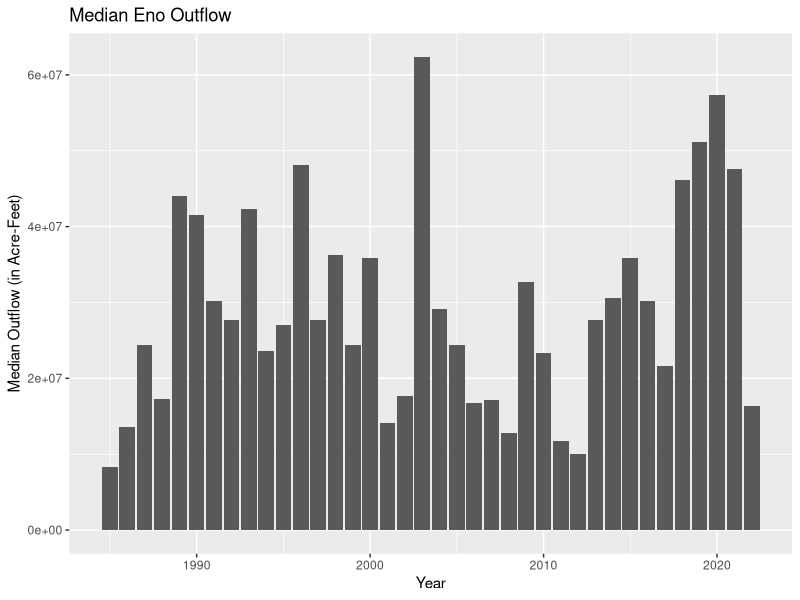
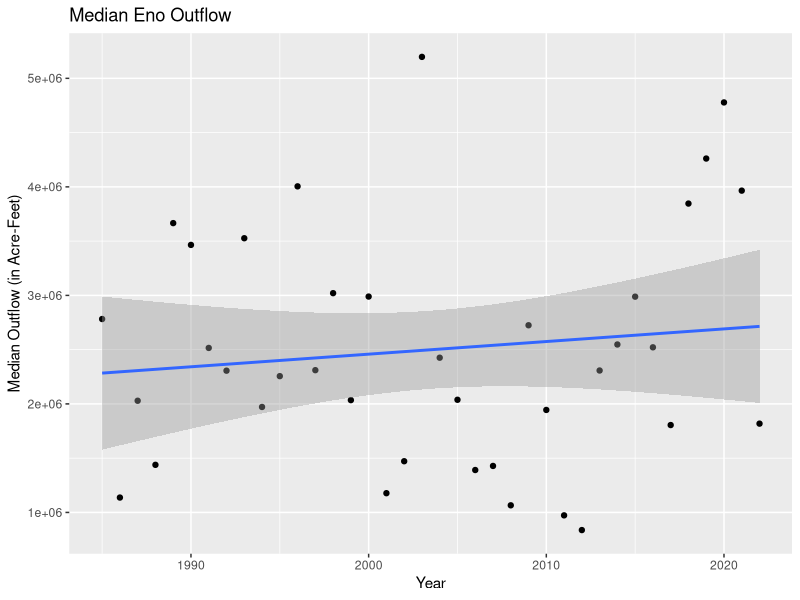
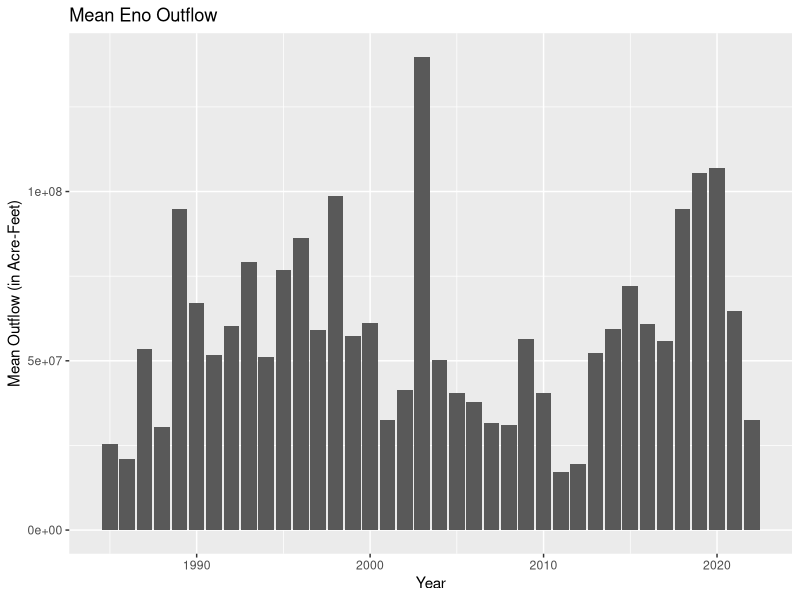
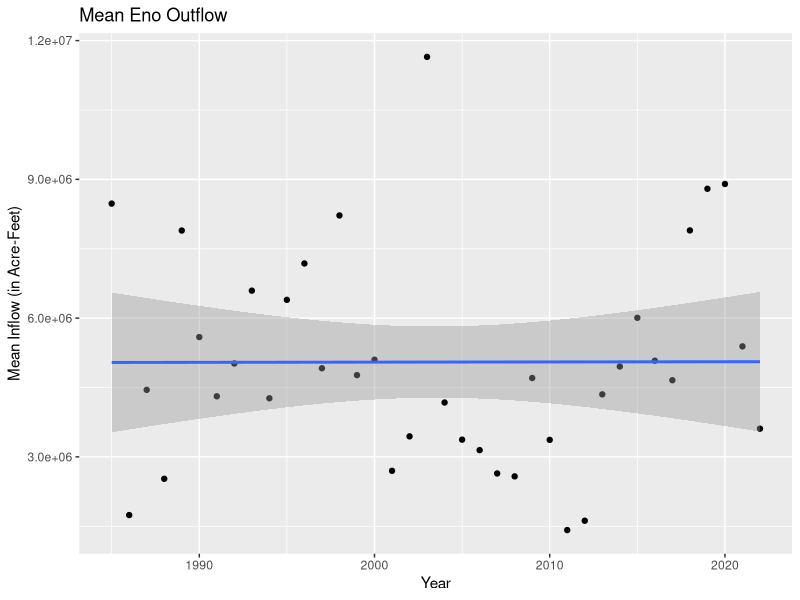
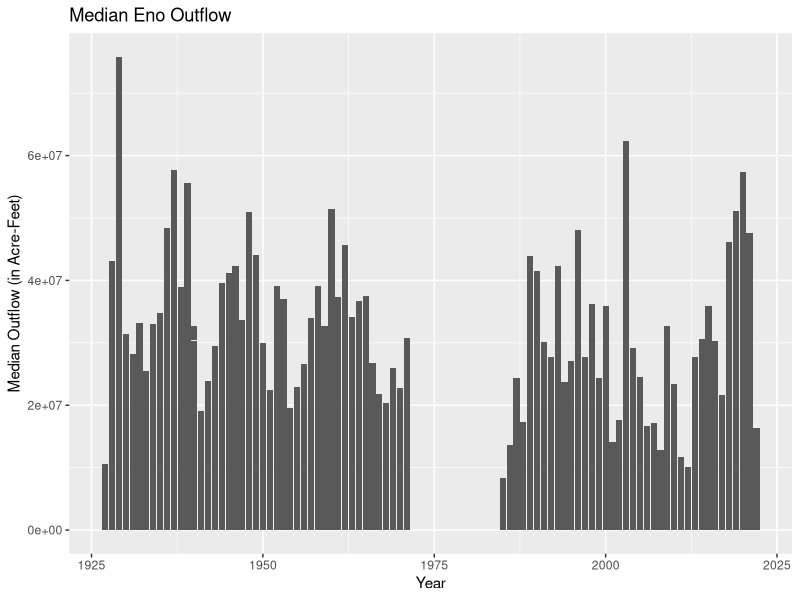
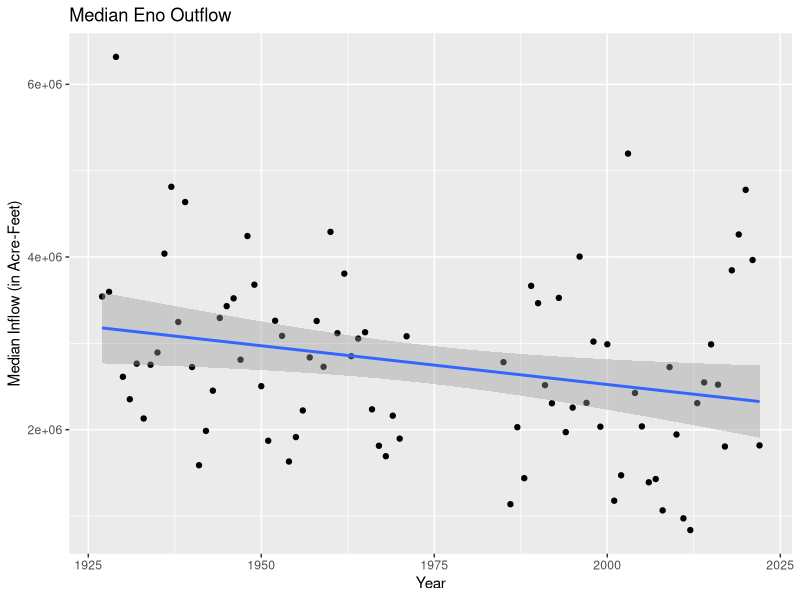
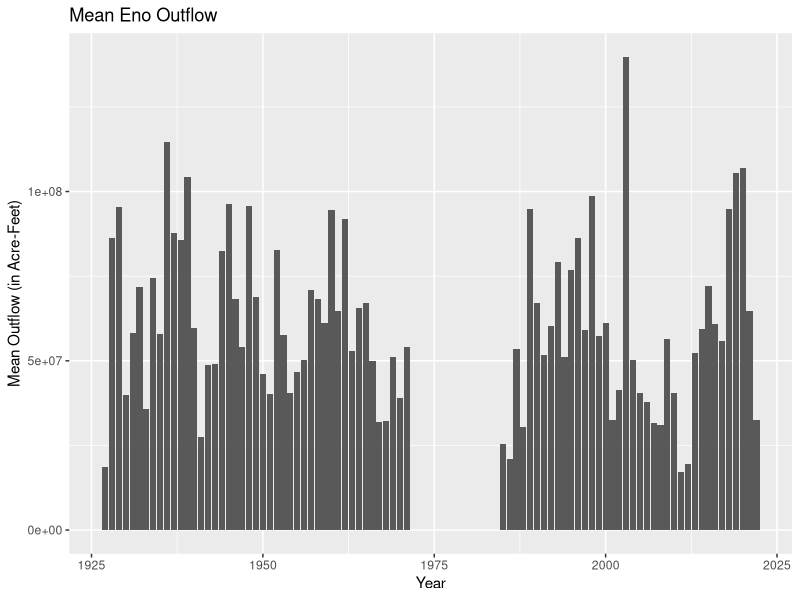
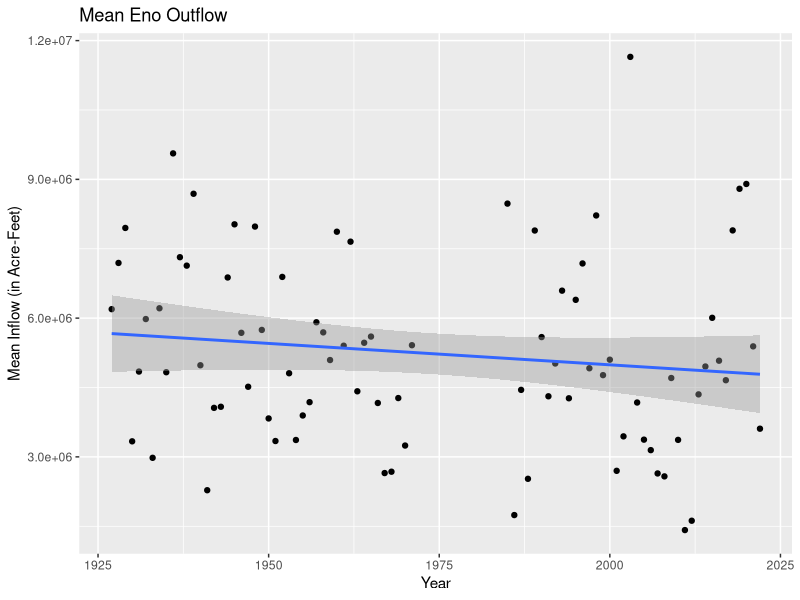

Here is the R script that generated these plots, in order:
#load packages
library(tidyverse)
library(ggplot2)
library(here)
library(dplyr)

#load data
eno_outflows <- read.csv(
  file = here("./Data Raw/Eno_River_monthly_flow_data_through-2022.csv"),
  stringsAsFactors = TRUE)
eno_average_median <- eno_outflows %>% 
  group_by(year) %>% 
  summarise(avg_median_flow = mean(median_flow, na.rm = TRUE))
eno_average_mean <- eno_outflows %>% 
  group_by(year) %>% 
  summarise(avg_mean_flow = mean(mean_flow, na.rm = TRUE))

flat_outflows <- read.csv(
  file = here("./Data Raw/Flat_River_monthly_flow_data_through-2022.csv"),
  stringsAsFactors = TRUE)
flat_average_median <- flat_outflows %>% 
  group_by(year) %>% 
  summarise(avg_median_flow = mean(median_flow, na.rm = TRUE))
flat_average_mean <- flat_outflows %>% 
  group_by(year) %>% 
  summarise(avg_mean_flow = mean(mean_flow, na.rm = TRUE))

neuse_inflows <- read.csv(
  file = here("./Data Raw/Falls_Lake_outlet_Neuse_River_monthly_flow_data_through-2022.csv"),
  stringsAsFactors = TRUE)
neuse_average_median <- neuse_inflows %>% 
  group_by(year) %>% 
  summarise(avg_median_flow = mean(median_flow, na.rm = TRUE))
neuse_average_mean <- neuse_inflows %>% 
  group_by(year) %>% 
  summarise(avg_mean_flow = mean(mean_flow, na.rm = TRUE))

#Eno graphs - 1985 and beyond
eno_filtered <- eno_outflows %>% 
  filter(year >= 1985)
eno_avemean_filtered <- eno_average_mean %>% 
  filter(year >= 1985)
eno_avemedian_filtered <- eno_average_median %>% 
  filter(year >= 1985)

ggplot(data = (eno_filtered)) +
  geom_col(data = eno_filtered, aes(x = year, y = median_flow)) +
  labs(title = "Median Eno Outflow", x = "Year", y = "Median Outflow (in Acre-Feet)")
ggplot(data = eno_avemedian_filtered, aes(x = year, y = avg_median_flow)) +
  geom_point() +
  geom_smooth(method = "lm") +
  labs(title = "Median Eno Outflow", x = "Year", y = "Median Outflow (in Acre-Feet)")

ggplot(data = eno_filtered) +
  geom_col(data = eno_filtered, aes(x = year, y = mean_flow)) +
  labs(title = "Mean Eno Outflow", x = "Year", y = "Mean Outflow (in Acre-Feet)")
ggplot(data = eno_avemean_filtered, aes(x = year, y = avg_mean_flow)) +
  geom_point() +
  geom_smooth(method = "lm") +
  labs(title = "Mean Eno Outflow", x = "Year", y = "Mean Inflow (in Acre-Feet)")

#Eno graphs - all years
ggplot(data = (eno_outflows)) +
  geom_col(data = eno_outflows, aes(x = year, y = median_flow)) +
  labs(title = "Median Eno Outflow", x = "Year", y = "Median Outflow (in Acre-Feet)")
ggplot(data = eno_average_median, aes(x = year, y = avg_median_flow)) +
  geom_point() +
  geom_smooth(method = "lm") +
  labs(title = "Median Eno Outflow", x = "Year", y = "Median Inflow (in Acre-Feet)")

ggplot(data = eno_outflows) +
  geom_col(data = eno_outflows, aes(x = year, y = mean_flow)) +
  labs(title = "Mean Eno Outflow", x = "Year", y = "Mean Outflow (in Acre-Feet)")
ggplot(data = eno_average_mean, aes(x = year, y = avg_mean_flow)) +
  geom_point() +
  geom_smooth(method = "lm") +
  labs(title = "Mean Eno Outflow", x = "Year", y = "Mean Inflow (in Acre-Feet)")


#Flat graphs - 1985 and beyond
flat_filtered <- flat_outflows %>% 
  filter(year >= 1985)
flat_avemedian_filtered <- flat_average_median %>% 
  filter(year >= 1985)
flat_avemean_filtered <- flat_average_mean %>% 
  filter(year >= 1985)

ggplot(data = (flat_filtered)) +
  geom_col(data = flat_filtered, aes(x = year, y = median_flow)) +
  labs(title = "Median Flat Outflow", x = "Year", y = "Median Outflow (in Acre-Feet)")
ggplot(data = flat_avemedian_filtered, aes(x = year, y = avg_median_flow)) +
  geom_point() +
  geom_smooth(method = "lm") +
  labs(title = "Median Flat Outflow", x = "Year", y = "Median Outflow (in Acre-Feet)")

ggplot(data = flat_filtered) +
  geom_col(data = flat_filtered, aes(x = year, y = mean_flow)) +
  labs(title = "Mean Flat Outflow", x = "Year", y = "Mean Outflow (in Acre-Feet)")
ggplot(data = flat_avemean_filtered, aes(x = year, y = avg_mean_flow)) +
  geom_point() +
  geom_smooth(method = "lm") +
  labs(title = "Mean Flat Outflow", x = "Year", y = "Mean Inflow (in Acre-Feet)")

#Flat graphs - all years
ggplot(data = (flat_outflows)) +
  geom_col(data = flat_outflows, aes(x = year, y = median_flow)) +
  labs(title = "Median Flat Outflow", x = "Year", y = "Median Outflow (in Acre-Feet)")
ggplot(data = flat_average_median, aes(x = year, y = avg_median_flow)) +
  geom_point() +
  geom_smooth(method = "lm") +
  labs(title = "Median Flat Outflow", x = "Year", y = "Median Outflow (in Acre-Feet)")

ggplot(data = flat_outflows) +
  geom_col(data = flat_outflows, aes(x = year, y = mean_flow)) +
  labs(title = "Mean Flat Outflow", x = "Year", y = "Mean Outflow (in Acre-Feet)")
ggplot(data = flat_average_mean, aes(x = year, y = avg_mean_flow)) +
  geom_point() +
  geom_smooth(method = "lm") +
  labs(title = "Mean Flat Outflow", x = "Year", y = "Mean Outflow (in Acre-Feet)")

#Neuse graphs - all years
ggplot(data = (neuse_inflows)) +
  geom_col(data = neuse_inflows, aes(x = year, y = median_flow)) +
  labs(title = "Median Neuse Inflow", x = "Year", y = "Median Inflow (in Acre-Feet)")
ggplot(data = neuse_average_median, aes(x = year, y = avg_median_flow)) +
  geom_point() +
  geom_smooth(method = "lm") +
  labs(title = "Median Neuse Inflow", x = "Year", y = "Median Inflow (in Acre-Feet)")

ggplot(data = neuse_inflows) +
  geom_col(data = neuse_inflows, aes(x = year, y = mean_flow)) +
  labs(title = "Mean Neuse Inflow", x = "Year", y = "Mean Inflow (in Acre-Feet)")
ggplot(data = neuse_average_mean, aes(x = year, y = avg_mean_flow)) +
  geom_point() +
  geom_smooth(method = "lm") +
  labs(title = "Mean Neuse Inflow", x = "Year", y = "Mean Inflow (in Acre-Feet)")
  
